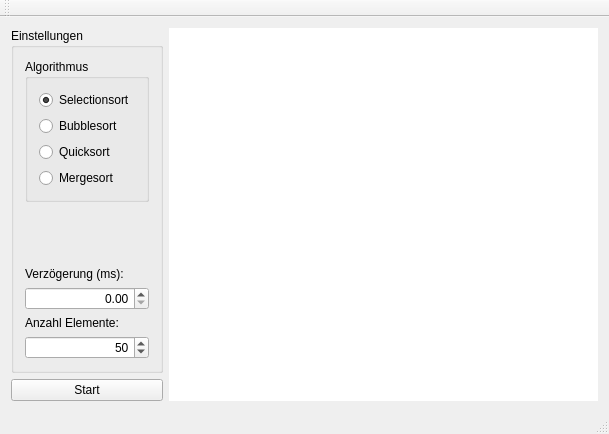
<?xml version="1.0" encoding="UTF-8"?>
<ui version="4.0">
 <class>MainWindow</class>
 <widget class="QMainWindow" name="MainWindow">
  <property name="geometry">
   <rect>
    <x>0</x>
    <y>0</y>
    <width>609</width>
    <height>434</height>
   </rect>
  </property>
  <property name="windowTitle">
   <string>sortViz</string>
  </property>
  <widget class="QWidget" name="centralWidget">
   <layout class="QGridLayout" name="gridLayout_2">
    <item row="0" column="0">
     <layout class="QGridLayout" name="gridLayout">
      <item row="0" column="0">
       <layout class="QVBoxLayout" name="verticalLayout">
        <item>
         <widget class="QGroupBox" name="groupBoxSettings">
          <property name="title">
           <string>Einstellungen</string>
          </property>
          <layout class="QVBoxLayout" name="verticalLayout_3">
           <item>
            <widget class="QGroupBox" name="groupBox">
             <property name="title">
              <string>Algorithmus</string>
             </property>
             <layout class="QVBoxLayout" name="verticalLayout_2">
              <item>
               <widget class="QRadioButton" name="radioButtonSelection">
                <property name="text">
                 <string>Selectionsort</string>
                </property>
                <property name="checked">
                 <bool>true</bool>
                </property>
               </widget>
              </item>
              <item>
               <widget class="QRadioButton" name="radioButtonBubble">
                <property name="text">
                 <string>Bubblesort</string>
                </property>
               </widget>
              </item>
              <item>
               <widget class="QRadioButton" name="radioButtonQuick">
                <property name="text">
                 <string>Quicksort</string>
                </property>
               </widget>
              </item>
              <item>
               <widget class="QRadioButton" name="radioButtonMerge">
                <property name="text">
                 <string>Mergesort</string>
                </property>
               </widget>
              </item>
             </layout>
            </widget>
           </item>
           <item>
            <spacer name="verticalSpacer">
             <property name="orientation">
              <enum>Qt::Vertical</enum>
             </property>
             <property name="sizeHint" stdset="0">
              <size>
               <width>20</width>
               <height>40</height>
              </size>
             </property>
            </spacer>
           </item>
           <item>
            <widget class="QLabel" name="label">
             <property name="text">
              <string>Verzögerung (ms):</string>
             </property>
            </widget>
           </item>
           <item>
            <widget class="QDoubleSpinBox" name="spinBoxDelay">
             <property name="alignment">
              <set>Qt::AlignRight|Qt::AlignTrailing|Qt::AlignVCenter</set>
             </property>
             <property name="decimals">
              <number>2</number>
             </property>
             <property name="maximum">
              <double>1000000.000000000000000</double>
             </property>
             <property name="singleStep">
              <double>10.000000000000000</double>
             </property>
             <property name="value">
              <double>0.000000000000000</double>
             </property>
            </widget>
           </item>
           <item>
            <widget class="QLabel" name="label_2">
             <property name="text">
              <string>Anzahl Elemente:</string>
             </property>
            </widget>
           </item>
           <item>
            <widget class="QSpinBox" name="spinBoxCount">
             <property name="alignment">
              <set>Qt::AlignRight|Qt::AlignTrailing|Qt::AlignVCenter</set>
             </property>
             <property name="minimum">
              <number>1</number>
             </property>
             <property name="maximum">
              <number>10000</number>
             </property>
             <property name="singleStep">
              <number>10</number>
             </property>
             <property name="value">
              <number>50</number>
             </property>
            </widget>
           </item>
          </layout>
         </widget>
        </item>
        <item>
         <widget class="QPushButton" name="pushButtonStartStop">
          <property name="text">
           <string>Start</string>
          </property>
         </widget>
        </item>
       </layout>
      </item>
      <item row="0" column="1">
       <widget class="PaintWidget" name="widget" native="true">
        <property name="sizePolicy">
         <sizepolicy hsizetype="MinimumExpanding" vsizetype="Expanding">
          <horstretch>0</horstretch>
          <verstretch>0</verstretch>
         </sizepolicy>
        </property>
        <property name="minimumSize">
         <size>
          <width>300</width>
          <height>0</height>
         </size>
        </property>
        <property name="styleSheet">
         <string notr="true">background-color: rgb(255, 255, 255);</string>
        </property>
       </widget>
      </item>
     </layout>
    </item>
   </layout>
  </widget>
  <widget class="QMenuBar" name="menuBar">
   <property name="geometry">
    <rect>
     <x>0</x>
     <y>0</y>
     <width>609</width>
     <height>25</height>
    </rect>
   </property>
  </widget>
  <widget class="QToolBar" name="mainToolBar">
   <attribute name="toolBarArea">
    <enum>TopToolBarArea</enum>
   </attribute>
   <attribute name="toolBarBreak">
    <bool>false</bool>
   </attribute>
  </widget>
  <widget class="QStatusBar" name="statusBar"/>
 </widget>
 <layoutdefault spacing="6" margin="11"/>
 <customwidgets>
  <customwidget>
   <class>PaintWidget</class>
   <extends>QWidget</extends>
   <header>PaintWidget.h</header>
  </customwidget>
 </customwidgets>
 <resources/>
 <connections/>
</ui>
